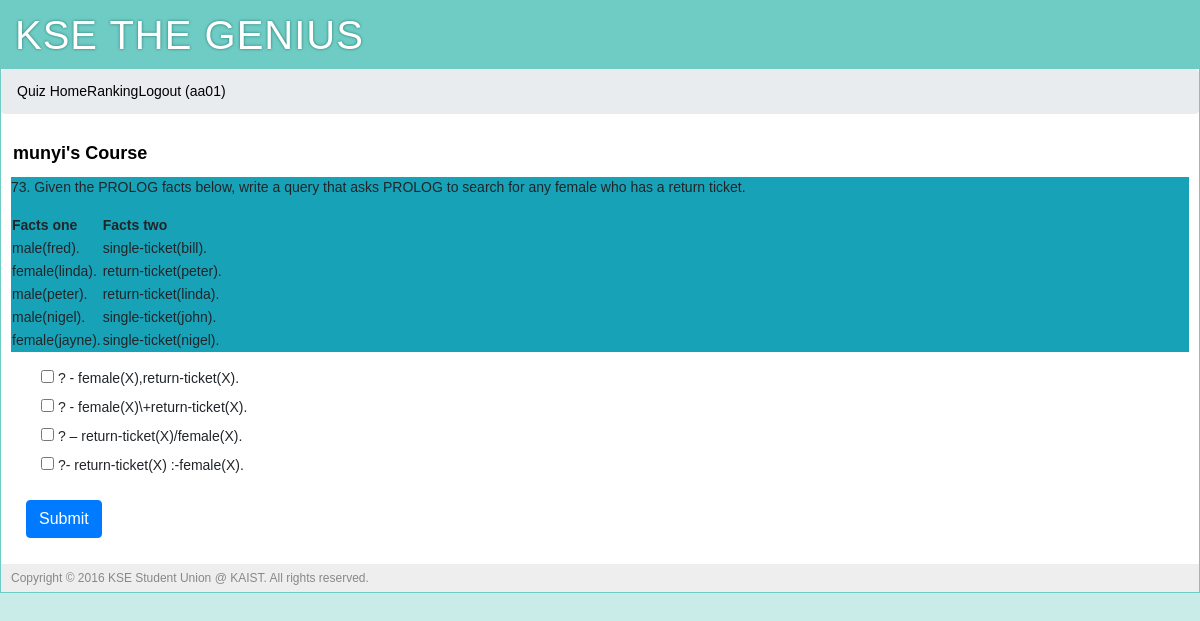
Screenshot of /quiz?prof=munyi (signed in) with the database file from the repository.
### tables this page shows
CREATE TABLE "user" (
	`user_id`	integer PRIMARY KEY AUTOINCREMENT,
	`username`	string NOT NULL,
	`name`	string NOT NULL,
	`pw_hash`	string NOT NULL,
	`class`	INTEGER,
	`munyi_point`	integer DEFAULT 0,
	`munyi_last_quiz`	integer DEFAULT 0,
	`wcyoon_point`	integer DEFAULT 0,
	`wcyoon_last_quiz`	integer DEFAULT 0,
	`uclee_point`	integer DEFAULT 0,
	`uclee_last_quiz`	integer DEFAULT 0,
	`jaegil_point`	integer DEFAULT 0,
	`jaegil_last_quiz`	integer DEFAULT 0,
	`aviv_point`	integer DEFAULT 0,
	`aviv_last_quiz`	integer DEFAULT 0,
	`kse_point`	INTEGER DEFAULT 0,
	`kse_last_quiz`	INTEGER DEFAULT 0,
	`total_point`	integer DEFAULT 0
);

CREATE TABLE "quiz" (
	`id`	INTEGER NOT NULL PRIMARY KEY AUTOINCREMENT,
	`professor_id`	TEXT NOT NULL,
	`quiz_id`	INTEGER NOT NULL,
	`question`	TEXT NOT NULL,
	`answer1`	INTEGER NOT NULL,
	`answer2`	INTEGER NOT NULL,
	`answer3`	INTEGER NOT NULL,
	`answer4`	INTEGER NOT NULL,
	`correct_answer`	TEXT NOT NULL,
	`quiz_value`	INTEGER NOT NULL
);

### main.py (the view)
@app.route('/quiz')
def quiz():
    prof = request.args.get('prof')
    error = request.args.get('error')
    user_info = query_db('''SELECT * FROM user WHERE
            user.user_id = ?''',
            [session['user_id']],
            one=True)
    numOfQuiz = query_db('''SELECT count(*) FROM quiz WHERE
            professor_id = ? ''',
            [prof],
            one=True)
    quiz = query_db('''SELECT * FROM quiz WHERE
            professor_id = ? AND quiz_id = ?''',
            [prof, user_info[prof + "_last_quiz"]+1],
            one=True)
    return render_template('quiz.html', prof=prof, quiz=quiz, error=error)

### main.py (called while the page is built)
def connect_db():
    return sqlite3.connect(app.config['DATABASE'])

def query_db(query, args=(), one=False):
    cur = g.db.execute(query, args)
    rv = [dict((cur.description[idx][0], value)
               for idx, value in enumerate(row)) for row in cur.fetchall()]
    return (rv[0] if rv else None) if one else rv

@app.before_request
def before_request():
    g.db = connect_db()
    g.user = None
    if 'user_id' in session:
        g.user = query_db('select * from user where user_id = ?',
                          [session['user_id']], one=True)

@app.teardown_request
def teardown_request(exception):
    if hasattr(g, 'db'):
        g.db.close()

### templates/quiz.html (shortened to what this page needs)
{% extends "layout.html" %}
{% block body %}
	<div class="page-title">
		<span>{{ prof }}'s Course</span>
	</div>
	{% if quiz %}
	<div class="bg-info">
		<blockquote>
			<p>{{ quiz.quiz_id }}. {{ quiz.question | safe }}</p>
		</blockquote>
	</div>
	<form action="{{ url_for('quiz_processing') }}" class="form-horizontal" method="post" enctype="multipart/form-data">
		<div class="form-group">
			<div class="col-sm-offset-0 col-sm-12">
				<div class="checkbox" class="form-control">
					<label class="col-sm-12">
						<input type="checkbox" name="answers" value="1"> {{ quiz.answer1 | safe}}
					</label>
				</div>
			</div>
			<div class="col-sm-offset-0 col-sm-12">
				<div class="checkbox" class="form-control">
					<label class="col-sm-12">
						<input type="checkbox" name="answers" value="2"> {{ quiz.answer2 | safe}}
					</label>
				</div>
			</div>
			<div class="col-sm-offset-0 col-sm-12">
				<div class="checkbox" class="form-control">
					<label class="col-sm-12">
						<input type="checkbox" name="answers" value="3"> {{ quiz.answer3 | safe}}
					</label>
				</div>
			</div>
			<div class="col-sm-offset-0 col-sm-12">
				<div class="checkbox" class="form-control">
					<label class="col-sm-12">
						<input type="checkbox" name="answers" value="4"> {{ quiz.answer4 | safe}}
					</label>
				</div>
			</div>
		</div>
	    <div class="form-group">
    		<div class="col-sm-offset-0 col-sm-8">
      		<button type="submit" class="btn btn-primary">Submit</button>
    		</div>
  		</div>
  	</form>
  	{% endif %}
{% endblock %}

### templates/layout.html (shortened to what this page needs)
<!doctype html>
<html>
<head>
	<link rel="stylesheet" type="text/css" href="{{ url_for('static', filename='css/bootstrap.min.css') }}">
	<link rel="stylesheet" type="text/css" href="{{ url_for('static', filename='css/style.css') }}">
</head>
<div class="page">
	<h1>KSE THE GENIUS</h1>
	<ol class="breadcrumb">
		{% if g.user %}
		<li class="active"><a href="{{ url_for('course') }}">Quiz Home</a></li>
		<li class="active"><a href="{{ url_for('ranking') }}">Ranking</a></li>
		<li><a href="{{ url_for('logout') }}">Logout ({{ g.user.username }})</a></li>
		{% else %}
		<li class="active"><a href="{{ url_for('register') }}">Sign Up</a></li>
		<li><a href="{{ url_for('login') }}">Sign In</a></li>
		{% endif %}
	</ol>
	<div class="body">{% block body %}{% endblock %}</div>
	<div class="footer">Copyright © 2016 KSE Student Union @ KAIST. All rights reserved.</div>
</div>
</html>

### static/css/style.css (style rules this page uses)
a { color: black; }
a, a:focus, a:hover, a:active { outline: 0; text-decoration: none; }
div.page { background: white; border: 1px solid #6ECCC4; margin: auto; overflow-y: hidden; }
div.page h1 { background: #6ECCC4; margin: 0; padding: 10px 14px; color: white; letter-spacing: 1px; text-shadow: 0 0 3px #24776F; font-weight: normal; }
div.page div.body { padding: 10px; }
div.page div.footer { background: #eee; color: #888; padding: 5px 10px; font-size: 12px; }
div.page-title { font-size: 18px; color: black; font-weight: bold; margin: 0px 0px 10px 2px; }

### rows the page displays
user: user.username "aa01"
quiz: professor "munyi", quiz_id "73", question "Given the PROLOG facts below, write a query that asks PROLOG to search for any female who has a return ticket. Facts one Facts two male(fred). single-ticket(bill). female(linda). return-ticket(peter). male(peter). return-ticket(linda). male(nigel). single-ticket(john). female(jayne). single-ticket(nigel).", answer1 "? - female(X),return-ticket(X).", answer2 "? - female(X)\\+return-ticket(X).", answer3 "? – return-ticket(X)/female(X).", answer4 "?- return-ticket(X) :-female(X)."
